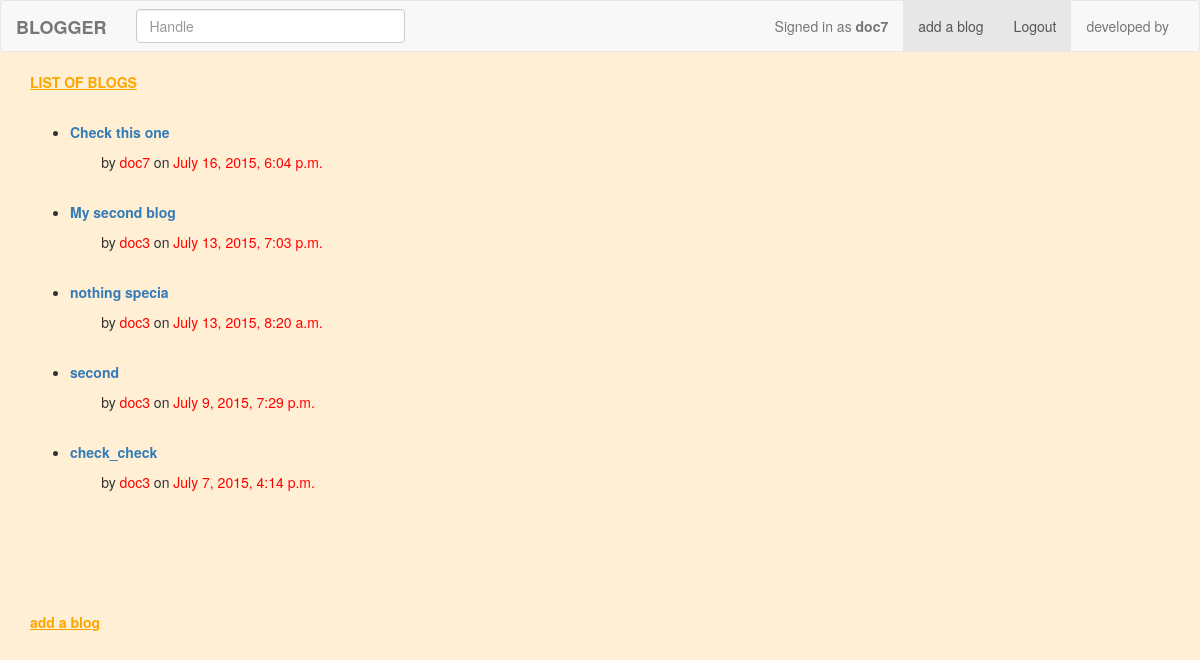
The page /blogs/list/ (signed in) on the database its author committed.
### blogs/models.py (models this page shows)
class Post(models.Model):
	title = models.CharField(max_length=64,unique=True)
	date = models.DateTimeField()
	author = models.ForeignKey(Author)
	body = models.TextField()
 	slug=models.SlugField()
 	def save(self,* args, **kwargs) :
		self.slug=slugify(self.title)
		super(Post,self).save(*args, **kwargs)
	def __str__(self):
		return "%s" % (self.title)

class Author(models.Model):
	user = models.OneToOneField(User)
	handle=models.CharField(max_length=30,primary_key=True)
	image=models.ImageField(null=True)
	def __str__(self):
		return "%s" %(self.user.username)

### blogs/views.py (the view)
def index(request) :
	all_posts=Post.objects.all().order_by('-date')
	template_data={'posts':all_posts}
	return render(request,'index.html',template_data)

### templates/index.html (shortened to what this page needs)
{% extends 'base.html' %}
{% load staticfiles %}
{% block block1 %}
<p style="color:orange; margin-left:30px;"><b><u>LIST OF BLOGS</u></b></p>
<div id="list_of_blogs" style="margin-left:30px;margin-top:30px;">
	<ul>
		{% for p in posts %}
		<li>
			<b><a href="/blogs/read_blog/{{ p.slug }}">{{ p.title }} </a></b>
			  	<p>
			  		<p style="display:inline"> &nbsp; &nbsp; &nbsp; &nbsp;
			 		by	<p style="color:red ; display:inline">{{ p.author.handle }} </p>
			 		on  <p style="color:red ; display:inline">{{ p.date }}</p>
					</p>
				</p>
		</li>
		{% endfor %}
	</ul>
</div>
<p style="color:orange;margin-left:30px">
<b><u><a style="color:orange" href="{% url 'add_blog' %}">add a blog</a></u></b>
</p>
{% endblock %}

### templates/base.html (shortened to what this page needs)
<!DOCTYPE html>
<html>
<head>
	<link rel="stylesheet" href='/static/css/bootstrap.one.css'>
</head>
<body style="background-color:#FFEFD5;">
<nav class="navbar navbar-default">
  <div class="container-fluid">
    <div class="navbar-header">
      <a class="navbar-brand" href="{% url 'index' %}"><b>BLOGGER</b></a>
    </div>
    <div class="collapse navbar-collapse" id="bs-example-navbar-collapse-1">
      <ul class="nav navbar-nav navbar-right">
        {% if user.is_authenticated %}
        <p class="navbar-text">Signed in as <b>{{ user.username }}</b></p>
        <li class="active">
        <a href="{% url 'add_blog' %}">add a blog<span class="sr-only">(current)</span></a>
        </li>
        <li class="active">
        <a href="{% url 'logout' %}">Logout<span class="sr-only">(current)</span></a>
        </li>
		{% else %}
        <li><a href="{% url 'login' %}">Login</a></li>
		<li><a href="{% url 'register' %}">Signup</a></li>
        {% endif %}
        <li><a href="{% url 'contact' %}">developed by</a><li>
      </ul>
      <form method="get" action={% url 'search'  %} class="navbar-form navbar-left" >
        <div class="form-group">
          <input type="text" name="handle" size="30" class="form-control" placeholder="Handle">
        </div>
      </form>
    </div>
  </div>
</nav>
<div id="content" >
	{% block block1 %}
	{% endblock %}
</div>
  </body>
</html>

### rows shown on the page
Post: title "Check this one", author.handle "doc7", date "July 16, 2015, 6:04 p.m."
Post: title "My second blog", author.handle "doc3", date "July 13, 2015, 7:03 p.m."
Post: title "nothing specia", author.handle "doc3", date "July 13, 2015, 8:20 a.m."
Post: title "second", author.handle "doc3", date "July 9, 2015, 7:29 p.m."
Post: title "check_check", author.handle "doc3", date "July 7, 2015, 4:14 p.m."

### other values the page prints
{{ user.username }} "doc7"
